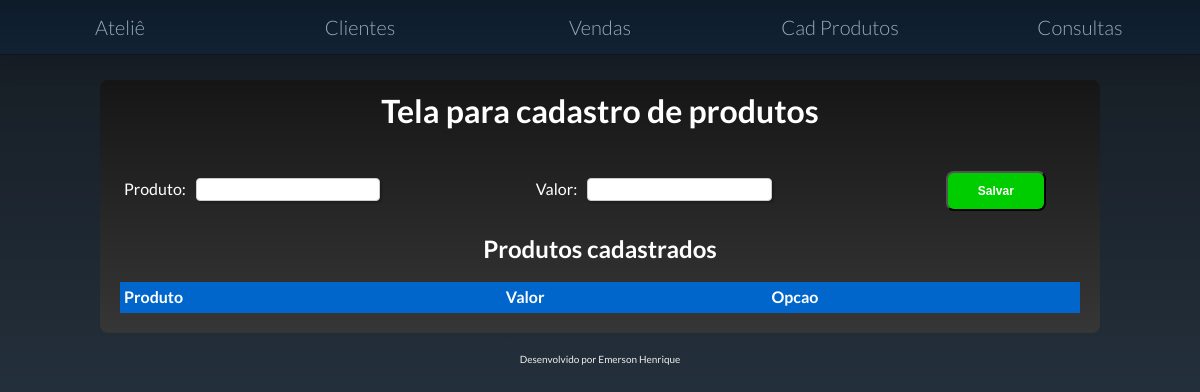
/projeto/produto/, run on an earlier commit of the app's database.
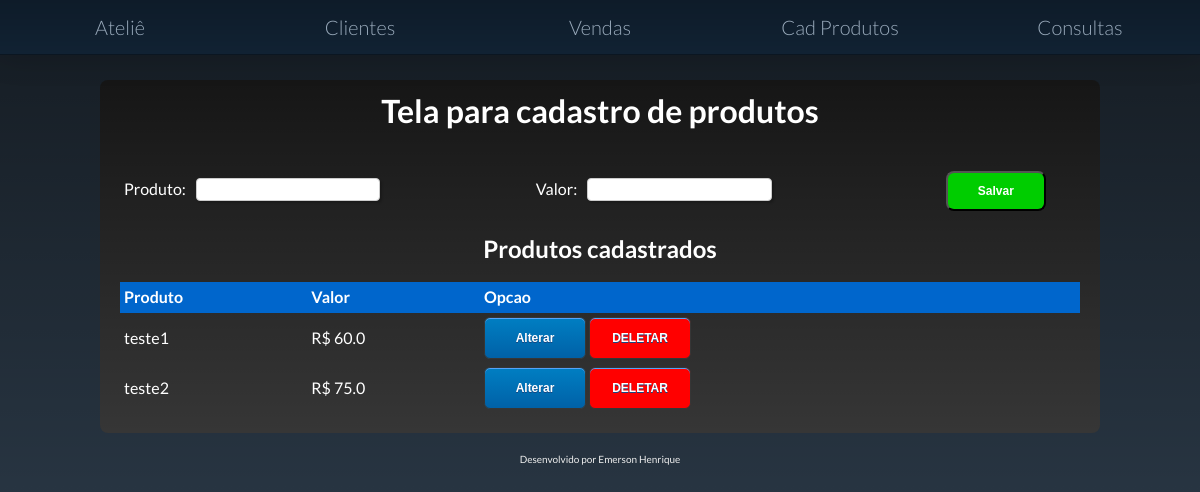
And on a later commit of the database.
### core/models.py (models this page shows, shortened)
class CadProduto(models.Model):
    produto = models.CharField(max_length=100)
    valor = models.FloatField(max_length=10)
    class Meta:
        db_table = 'CadProduto'

### core/views.py (the view)
# urls.py: path('produto/', Produto, name='produto'),
def Produto(request):
    form = ProdutosForm()
    ListProd = CadProduto.objects.all()
    if request.method == 'POST':
        formPOST = ProdutosForm(request.POST)
        if formPOST.is_valid():
            formPOST.save()
            return render(request, 'produtos.html', {'form': form, 'ListProd': ListProd})
        else:
            return render(request, 'produtos.html', {'form': formPOST, 'ListProd': ListProd})
    else:
        return render(request, 'produtos.html', {'form': form, 'ListProd': ListProd})

### core/forms.py
class ProdutosForm(forms.ModelForm):
    class Meta:
        model = CadProduto
        fields = ['produto', 'valor', ]

### templates/produtos.html (shortened to what this page needs)
{% extends 'base.html' %}
{% block listing %}
<h1 align="center"> Tela para cadastro de produtos </h1>
{% block content %}
 <form action="" method="post">
     <table border="0px">
         <tr>
             <td>
                 <div class="campo">
                        <label class="esquerda">Produto: </label>
                     <label class="direita">{{ form.produto }} </label>
                 </div>
             </td>
             <td>
                 <div class="campo">
                     <label class="esquerda">Valor: </label>
                    <label class="direita"> {{ form.valor }} </label>
                </div>
             </td>
             <td>
                 <div  align="center" id="salvar">
                    <button class="btn-Salvar" onclick="javascript:Alerta()" type="submit">Salvar</button>
                 </div>
             </td>
         </tr>
     </table>
</form>
{% endblock content %}
<h2 align="center"> Produtos cadastrados</h2>
<table id="custom">
  <thead>
    <tr>
        <th>Produto</th>
        <th> Valor</th>
        <th>Opcao</th>
    </tr>
   </thead>
    {% for value in ListProd %}
    <tbody>
       <tr>
        <td>{{ value.produto }}</td>
        <td>R$ {{ value.valor}}</td>
        <td>
            <a href="{% url 'update' value.id %}" class="botao-generico" >Alterar</a>
            <a href="{% url 'deletaproduto' value.id %}" class="botao-limpar" >DELETAR</a>
        </td>
       </tr>
    </tbody>
    {% endfor %}
</table>
{% endblock %}

What changed in the data, as far as the page shows it:
added CadProduto: produto "teste1", valor "60.0"
added CadProduto: produto "teste2", valor "75.0"
